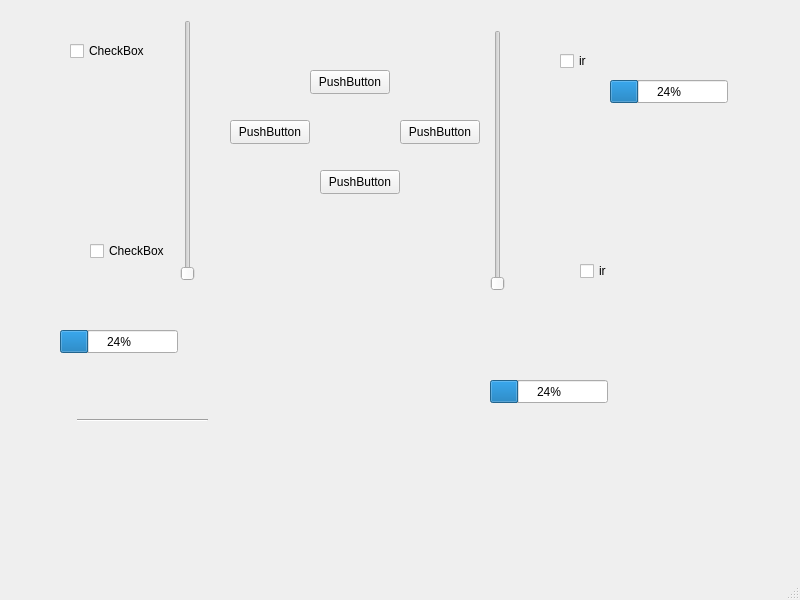
<?xml version="1.0" encoding="UTF-8"?>
<ui version="4.0">
 <class>MainWindow</class>
 <widget class="QMainWindow" name="MainWindow">
  <property name="geometry">
   <rect>
    <x>0</x>
    <y>0</y>
    <width>800</width>
    <height>600</height>
   </rect>
  </property>
  <property name="windowTitle">
   <string>MainWindow</string>
  </property>
  <widget class="QWidget" name="centralwidget">
   <widget class="QPushButton" name="avant">
    <property name="geometry">
     <rect>
      <x>310</x>
      <y>70</y>
      <width>80</width>
      <height>24</height>
     </rect>
    </property>
    <property name="text">
     <string>PushButton</string>
    </property>
   </widget>
   <widget class="QPushButton" name="gauche">
    <property name="geometry">
     <rect>
      <x>230</x>
      <y>120</y>
      <width>80</width>
      <height>24</height>
     </rect>
    </property>
    <property name="text">
     <string>PushButton</string>
    </property>
   </widget>
   <widget class="QPushButton" name="droite">
    <property name="geometry">
     <rect>
      <x>400</x>
      <y>120</y>
      <width>80</width>
      <height>24</height>
     </rect>
    </property>
    <property name="text">
     <string>PushButton</string>
    </property>
   </widget>
   <widget class="QPushButton" name="arriere">
    <property name="geometry">
     <rect>
      <x>320</x>
      <y>170</y>
      <width>80</width>
      <height>24</height>
     </rect>
    </property>
    <property name="text">
     <string>PushButton</string>
    </property>
   </widget>
   <widget class="QProgressBar" name="progressBar">
    <property name="geometry">
     <rect>
      <x>490</x>
      <y>380</y>
      <width>118</width>
      <height>23</height>
     </rect>
    </property>
    <property name="value">
     <number>24</number>
    </property>
   </widget>
   <widget class="QProgressBar" name="speedr">
    <property name="geometry">
     <rect>
      <x>610</x>
      <y>80</y>
      <width>118</width>
      <height>23</height>
     </rect>
    </property>
    <property name="value">
     <number>24</number>
    </property>
   </widget>
   <widget class="QProgressBar" name="speedl">
    <property name="geometry">
     <rect>
      <x>60</x>
      <y>330</y>
      <width>118</width>
      <height>23</height>
     </rect>
    </property>
    <property name="value">
     <number>24</number>
    </property>
   </widget>
   <widget class="Line" name="line">
    <property name="geometry">
     <rect>
      <x>77</x>
      <y>410</y>
      <width>131</width>
      <height>20</height>
     </rect>
    </property>
    <property name="orientation">
     <enum>Qt::Horizontal</enum>
    </property>
   </widget>
   <widget class="QSlider" name="speedleft2">
    <property name="geometry">
     <rect>
      <x>180</x>
      <y>20</y>
      <width>16</width>
      <height>261</height>
     </rect>
    </property>
    <property name="orientation">
     <enum>Qt::Vertical</enum>
    </property>
   </widget>
   <widget class="QSlider" name="speedright2">
    <property name="geometry">
     <rect>
      <x>490</x>
      <y>30</y>
      <width>16</width>
      <height>261</height>
     </rect>
    </property>
    <property name="orientation">
     <enum>Qt::Vertical</enum>
    </property>
   </widget>
   <widget class="QCheckBox" name="checkBox">
    <property name="geometry">
     <rect>
      <x>90</x>
      <y>240</y>
      <width>77</width>
      <height>22</height>
     </rect>
    </property>
    <property name="text">
     <string>CheckBox</string>
    </property>
   </widget>
   <widget class="QCheckBox" name="checkBox_2">
    <property name="geometry">
     <rect>
      <x>70</x>
      <y>40</y>
      <width>77</width>
      <height>22</height>
     </rect>
    </property>
    <property name="text">
     <string>CheckBox</string>
    </property>
   </widget>
   <widget class="QCheckBox" name="checkBox_3">
    <property name="geometry">
     <rect>
      <x>580</x>
      <y>260</y>
      <width>77</width>
      <height>22</height>
     </rect>
    </property>
    <property name="text">
     <string>ir</string>
    </property>
   </widget>
   <widget class="QCheckBox" name="checkBox_4">
    <property name="geometry">
     <rect>
      <x>560</x>
      <y>50</y>
      <width>77</width>
      <height>22</height>
     </rect>
    </property>
    <property name="text">
     <string>ir</string>
    </property>
    <property name="checkable">
     <bool>true</bool>
    </property>
    <property name="checked">
     <bool>false</bool>
    </property>
   </widget>
  </widget>
  <widget class="QMenuBar" name="menubar">
   <property name="geometry">
    <rect>
     <x>0</x>
     <y>0</y>
     <width>800</width>
     <height>21</height>
    </rect>
   </property>
  </widget>
  <widget class="QStatusBar" name="statusbar"/>
 </widget>
 <resources/>
 <connections/>
</ui>
